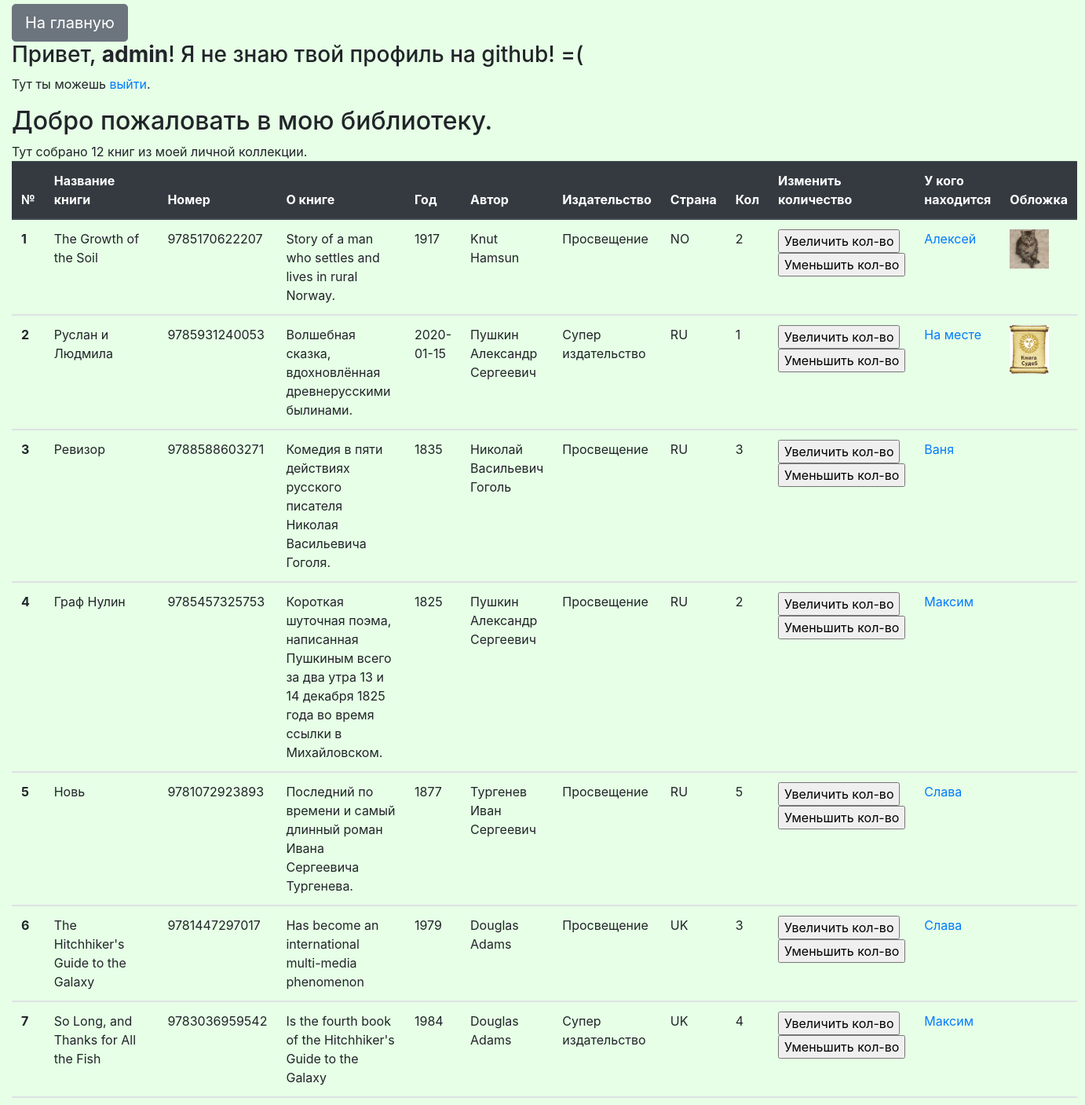
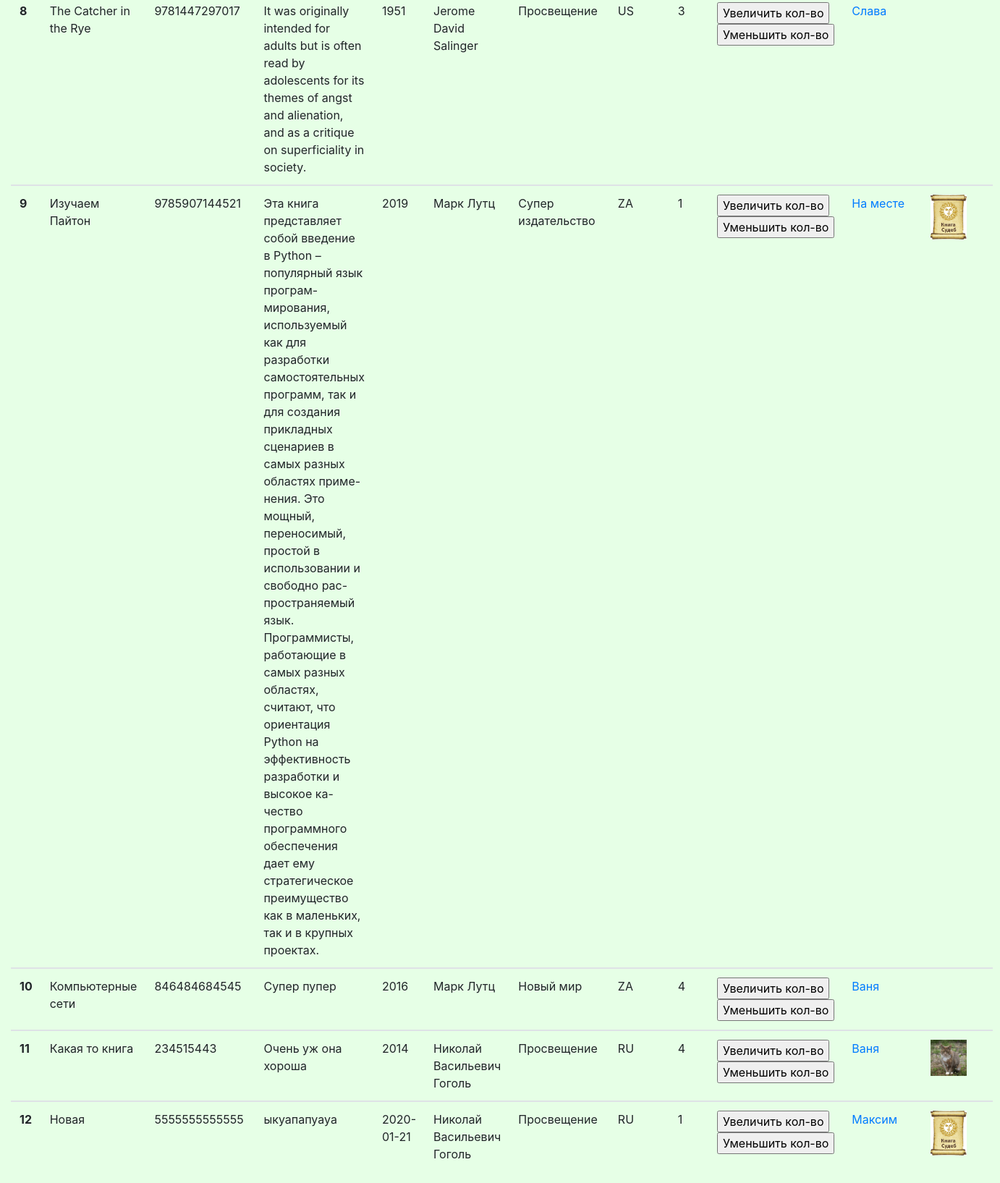
/list_biblio/ (signed in), run on the app's committed database (2 pictures, top to bottom).
### p_library/models.py (models this page shows, shortened)
class Book(models.Model):
    ISBN = models.CharField(max_length=13)
    title = models.TextField('Наименование')
    description = models.TextField('О книге')
    year_release = models.CharField('Год публикации', max_length=20)
    author = models.ForeignKey(Author, on_delete=models.CASCADE)
    publish_house = models.ForeignKey(
        PublishHouse,
        on_delete=models.CASCADE,
        default=1
    )
    copy_count = models.SmallIntegerField('Кол-во книг', default=1)
    price = models.DecimalField('Цена', max_digits=19, decimal_places=2)
    friend = models.ForeignKey(
        Friend,
        on_delete=models.PROTECT,
        null=True,
        blank=True
    )
    image = models.ImageField(
        verbose_name='Фото',
        upload_to='uploads/',
        blank=True,
        null=True
    )

class Author(models.Model):
    full_name = models.TextField('Имя')
    birth_year = models.SmallIntegerField(verbose_name='День рождения')
    country = models.CharField(max_length=2, verbose_name='Страна')

class PublishHouse(models.Model):
    publish_house_name = models.CharField('Издательство', max_length=30)
    publish_housse_sity = models.CharField('Город', max_length=20)

class Friend(models.Model):
    name_friend = models.CharField('Имя', max_length=20)
    def __str__(self):
        return self.name_friend

### p_library/views.py (the view)
# urls.py: path('list_biblio/', list_biblio, name='list_biblio'),
def list_biblio(request):
    template = loader.get_template('list_biblio.html')
    books = Book.objects.all()
    context = {
        "title": "мою библиотеку",
        "books": books,
    }
    context.update(get_users_data(request))
    return HttpResponse(template.render(context, request))

### p_library/views.py (called while the page is built)
def get_users_data(request):
    context = {}
    try:
        if request.user.is_authenticated:
            context['username'] = request.user.username
        try:
            context ['github_url'] = (
                    SocialAccount.objects.get(
                        provider='github',
                        user=request.user
                    ).extra_data['html_url'])
        except:
            context ['github_url'] = ''
        return context
    except:
        context['username'] = ''
        return context

### templates/list_biblio.html (shortened to what this page needs)
{% extends 'index.html' %}
{% block my %}
    <h2>Добро пожаловать в {{ title }}.</h2>
    Тут собрано {{ books|length }} книг из моей личной коллекции.
    <table  class="table">
        <thead class="thead-dark">
            <tr>
                <th scope="col">№</th>
                <th scope="col">Название книги</th>
                <th scope="col">Номер</th>
                <th scope="col">О книге</th>
                <th scope="col">Год</th>
                <th scope="col">Автор</th>
                <th scope="col">Издательство</th>
                <th scope="col">Страна</th>
                <th scope="col">Кол</th>
                <th scope="col">Изменить количество</th>
                <th scope="col">У кого находится</th>
                <th scope="col">Обложка</th>
            </tr>
        </thead>
        {% for book in books %}
        <tbody>
            <tr>
                <th scope="row">{{ forloop.counter }}</th>
                <td>{{ book.title }}</td>
                <td>{{ book.ISBN }}</td>
                <td>{{ book.description }}</td>
                <td>{{ book.year_release }}</td>
                <td>{{ book.author.full_name }}</td>
                <td>{{ book.publish_house.publish_house_name }}</td>
                <td>{{ book.author.country }}</td>
                <td>{{ book.copy_count }}</td>
                <td>
                    <form action="/index/book_increment/" method="post" enctype="multipart/form-data">
                        <input type="submit" value="Увеличить кол-во" />
                    </form>
                    <form action="/index/book_decrement/" method="post" enctype="multipart/form-data">
                        <input type="submit" value="Уменьшить кол-во" />
                    </form>
                </td>
                <td><a href="/book/update/{{book.id}}">{{ book.friend }}</a></td>
                <td><img src="{{ book.image.url }}" width="50px" alt=""></td>
            </tr>
        </tbody>
        {% endfor %}
    </table>
{% endblock %}

### templates/index.html (shortened to what this page needs)
{% extends 'base.html' %}
{% block content %}
    {% if username %}
    <a href="/" class="btn btn-secondary btn-lg" role="button" aria-pressed="true">На главную</a>
        <h3>Привет, <b>{{ username }}</b>!
            {% if github_url != '' %}
            Я знаю твой профиль на <a href="{{ github_url }}">github</a>!
            {% else %}
            Я не знаю твой профиль на github! =(
            {% endif %}
        </h3>
        <p>Тут ты можешь <a href="/logout">выйти</a>.</p>
        {% block my %}{% endblock %}
    {% else %}
        <p>Тебе нужно <a href="/register">зарегистрироваться</a> или <a href="/login">войти на сайт</a>!</p>
    {% endif %}
{% endblock %}

### static/css/style.css (style rules this page uses)
body { background-color: #e6ffe6; }
a { margin-top: 5px; }

### data on the page
Book: title "The Growth of the Soil", ISBN "9785170622207", description "Story of a man who settles and lives in rural Norway.", year_release "1917", author.full_name "Knut Hamsun", publish_house.publish_house_name "Просвещение", author.country "NO", copy_count "2", friend "Алексей", image (picture)
Book: title "Руслан и Людмила", ISBN "9785931240053", description "Волшебная сказка, вдохновлённая древнерусскими былинами.", year_release "2020-01-15", author.full_name "Пушкин Александр Сергеевич", publish_house.publish_house_name "Супер издательство", author.country "RU", copy_count "1", friend "На месте", image (picture)
Book: title "Ревизор", ISBN "9788588603271", description "Комедия в пяти действиях русского писателя Николая Васильевича Гоголя.", year_release "1835", author.full_name "Николай Васильевич Гоголь", publish_house.publish_house_name "Просвещение", author.country "RU", copy_count "3", friend "Ваня"
Book: title "Граф Нулин", ISBN "9785457325753", description "Короткая шуточная поэма, написанная Пушкиным всего за два утра 13 и 14 декабря 1825 года во время ссылки в Михайловском.", year_release "1825", author.full_name "Пушкин Александр Сергеевич", publish_house.publish_house_name "Просвещение", author.country "RU", copy_count "2", friend "Максим"
Book: title "Новь", ISBN "9781072923893", description "Последний по времени и самый длинный роман Ивана Сергеевича Тургенева.", year_release "1877", author.full_name "Тургенев Иван Сергеевич", publish_house.publish_house_name "Просвещение", author.country "RU", copy_count "5", friend "Слава"
Book: title "The Hitchhiker's Guide to the Galaxy", ISBN "9781447297017", description "Has become an international multi-media phenomenon", year_release "1979", author.full_name "Douglas Adams", publish_house.publish_house_name "Просвещение", author.country "UK", copy_count "3", friend "Слава"
Book: title "So Long, and Thanks for All the Fish", ISBN "9783036959542", description "Is the fourth book of the Hitchhiker's Guide to the Galaxy", year_release "1984", author.full_name "Douglas Adams", publish_house.publish_house_name "Супер издательство", author.country "UK", copy_count "4", friend "Максим"
Book: title "The Catcher in the Rye", ISBN "9781447297017", description "It was originally intended for adults but is often read by adolescents for its themes of angst and alienation, and as a critique on superficiality in society.", year_release "1951", author.full_name "Jerome David Salinger", publish_house.publish_house_name "Просвещение", author.country "US", copy_count "3", friend "Слава"
Book: title "Изучаем Пайтон", ISBN "9785907144521", description "Эта книга представляет собой введение в Python – популярный язык програм- мирования, используемый как для разработки самостоятельных программ, так и для создания прикладных сценариев в самых разных областях приме- нения. Это мощный, переносимый, простой в использовании и свободно рас- пространяемый язык. Программисты, работающие в самых разных областях, считают, что ориентация Python на эффективность разработки и высокое ка- чество программного обеспечения дает ему стратегическое преимущество как в маленьких, так и в крупных проектах.", year_release "2019", author.full_name "Марк Лутц", publish_house.publish_house_name "Супер издательство", author.country "ZA", copy_count "1", friend "На месте", image (picture)
Book: title "Компьютерные сети", ISBN "846484684545", description "Супер пупер", year_release "2016", author.full_name "Марк Лутц", publish_house.publish_house_name "Новый мир", author.country "ZA", copy_count "4", friend "Ваня"
Book: title "Какая то книга", ISBN "234515443", description "Очень уж она хороша", year_release "2014", author.full_name "Николай Васильевич Гоголь", publish_house.publish_house_name "Просвещение", author.country "RU", copy_count "4", friend "Ваня", image (picture)
Book: title "Новая", ISBN "5555555555555", description "ыкуапапуауа", year_release "2020-01-21", author.full_name "Николай Васильевич Гоголь", publish_house.publish_house_name "Просвещение", author.country "RU", copy_count "1", friend "Максим", image (picture)

### other printed values
{{ username }} "admin"
{{ title }} "мою библиотеку"
{{ books|length }} "12"
